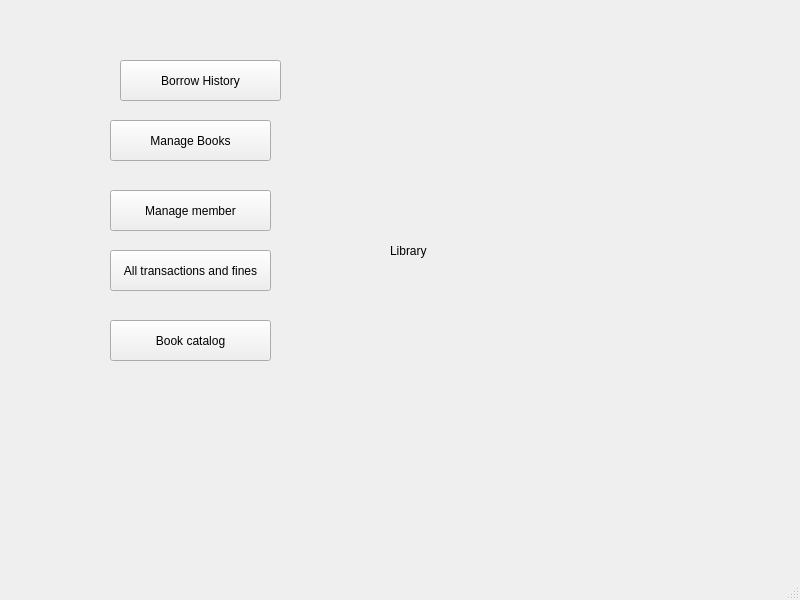
<?xml version="1.0" encoding="UTF-8"?>
<ui version="4.0">
 <class>MainWindow</class>
 <widget class="QMainWindow" name="MainWindow">
  <property name="geometry">
   <rect>
    <x>0</x>
    <y>0</y>
    <width>800</width>
    <height>600</height>
   </rect>
  </property>
  <property name="windowTitle">
   <string>MainWindow</string>
  </property>
  <widget class="QWidget" name="centralwidget">
   <widget class="QPushButton" name="lborrow_history">
    <property name="geometry">
     <rect>
      <x>120</x>
      <y>60</y>
      <width>161</width>
      <height>41</height>
     </rect>
    </property>
    <property name="mouseTracking">
     <bool>true</bool>
    </property>
    <property name="text">
     <string>Borrow History</string>
    </property>
   </widget>
   <widget class="QPushButton" name="lmanage_members">
    <property name="geometry">
     <rect>
      <x>110</x>
      <y>190</y>
      <width>161</width>
      <height>41</height>
     </rect>
    </property>
    <property name="mouseTracking">
     <bool>true</bool>
    </property>
    <property name="text">
     <string>Manage member</string>
    </property>
   </widget>
   <widget class="QPushButton" name="lmanage_books">
    <property name="geometry">
     <rect>
      <x>110</x>
      <y>120</y>
      <width>161</width>
      <height>41</height>
     </rect>
    </property>
    <property name="mouseTracking">
     <bool>true</bool>
    </property>
    <property name="text">
     <string>Manage Books</string>
    </property>
   </widget>
   <widget class="QPushButton" name="ltransactions">
    <property name="geometry">
     <rect>
      <x>110</x>
      <y>250</y>
      <width>161</width>
      <height>41</height>
     </rect>
    </property>
    <property name="mouseTracking">
     <bool>true</bool>
    </property>
    <property name="text">
     <string>All transactions and fines</string>
    </property>
   </widget>
   <widget class="QPushButton" name="lbook_catalog">
    <property name="geometry">
     <rect>
      <x>110</x>
      <y>320</y>
      <width>161</width>
      <height>41</height>
     </rect>
    </property>
    <property name="mouseTracking">
     <bool>true</bool>
    </property>
    <property name="text">
     <string>Book catalog</string>
    </property>
   </widget>
   <widget class="QLabel" name="llabel">
    <property name="geometry">
     <rect>
      <x>390</x>
      <y>100</y>
      <width>231</width>
      <height>301</height>
     </rect>
    </property>
    <property name="text">
     <string>Library</string>
    </property>
   </widget>
  </widget>
  <widget class="QMenuBar" name="menubar">
   <property name="geometry">
    <rect>
     <x>0</x>
     <y>0</y>
     <width>800</width>
     <height>33</height>
    </rect>
   </property>
  </widget>
  <widget class="QStatusBar" name="statusbar"/>
 </widget>
 <resources/>
 <connections/>
</ui>
